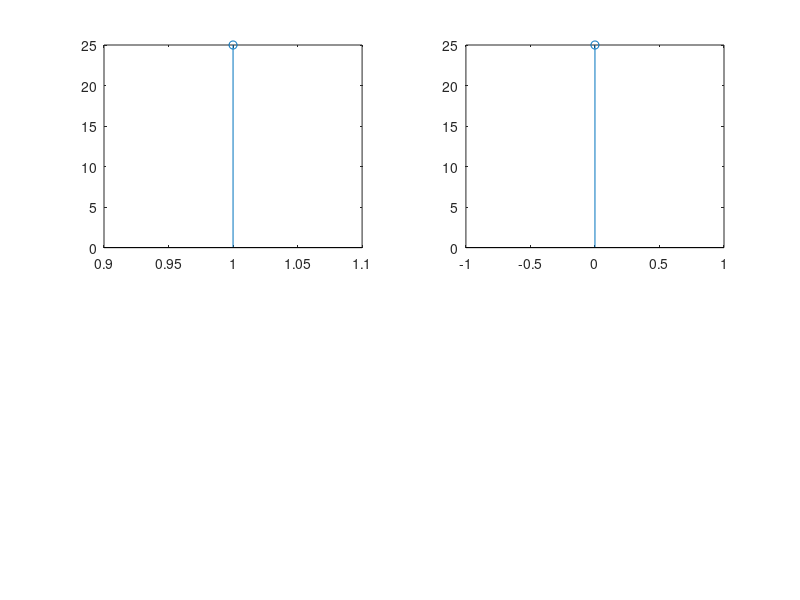

The MATLAB source for this figure:
% Circular Convolution using Cconv
xn=input('Enter xn');
hn=input('Enter hn');
l1=length(xn);
l2=length(hn);
N=max(l1,l2);
if(l1<l2)
    xn=[xn,zeros(1,N-l1)];
end
if(l1>l2)
    hn=[hn,zeros(1,N-l2)];
end
yn=zeros(1,N);
yn=cconv(xn,hn,N)
subplot(2,2,1)
stem(1:N,yn);
% Linear convolution
n=[0:3];

x=input('Input x');
h=input('Input h');
hs=0;
xs=0;
he=hs+length(h)-1;
xe=xs+length(x)-1;
n1=[xs+hs:1:xe+he];
y=conv(x,h)
subplot(2,2,2)
stem(n1,y)


